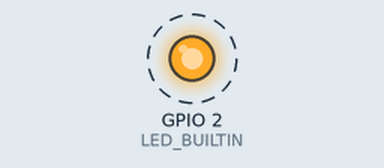
Simulated run of this sketch. Board: ESP32. On the bench: output pins drawn as LEDs (lit = HIGH). Dashed ring = blinking. Storage starts empty; what the sketch prints to the serial monitor is not drawn.

Above: at 0.05 s.
Timing chart, 0 to 3.0 s (numbered marks = the images above):
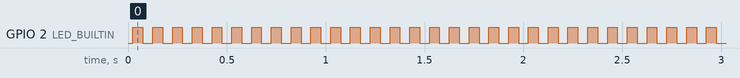

The sketch:

Format_esp.ino
```cpp
#include <LittleFS.h>

const bool FORMAT = false;
bool format_successful = false;
bool data_read_successful = false;
int delay_ = 50;

void setup() {
  // put your setup code here, to run once:
  Serial.begin(115200);
  LittleFS.begin();
  pinMode(LED_BUILTIN, OUTPUT);

  if (FORMAT){
    format_successful = LittleFS.format();
  }
  else{
    Serial.println("reading");
    File f = LittleFS.open("/usersettings.TXT", "r");
    if (!f) {
      Serial.println("file open failed");
    }
    else{
      while(f.available()){
        Serial.println(f.readString());
      }
      f.close();
      data_read_successful = true;

    }
    LittleFS.end();
  }

}

void loop() {
  // put your main code here, to run repeatedly:
  if (format_successful and FORMAT){
    delay_ = 1000;
  }
  else if(data_read_successful and (FORMAT == false)){
    delay_ = 500;
  }
  digitalWrite(LED_BUILTIN, HIGH);
  delay(delay_);
  digitalWrite(LED_BUILTIN, LOW);
  delay(delay_);
}
```

Measured:
- by itself, GPIO 2 (LED_BUILTIN): alternates HIGH for 0.05 s and LOW for 0.05 s
